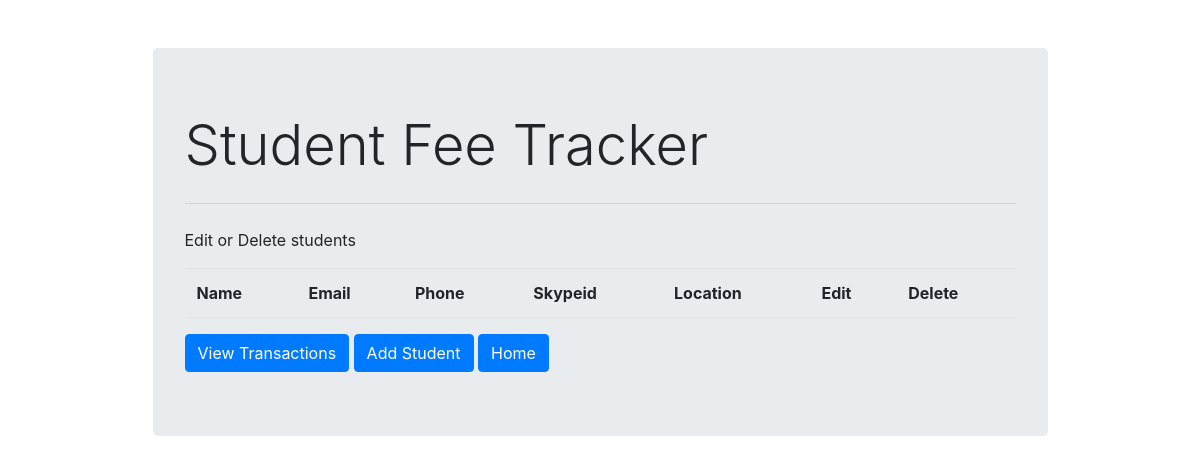
Page /students/modify_students/ on the earlier database version.
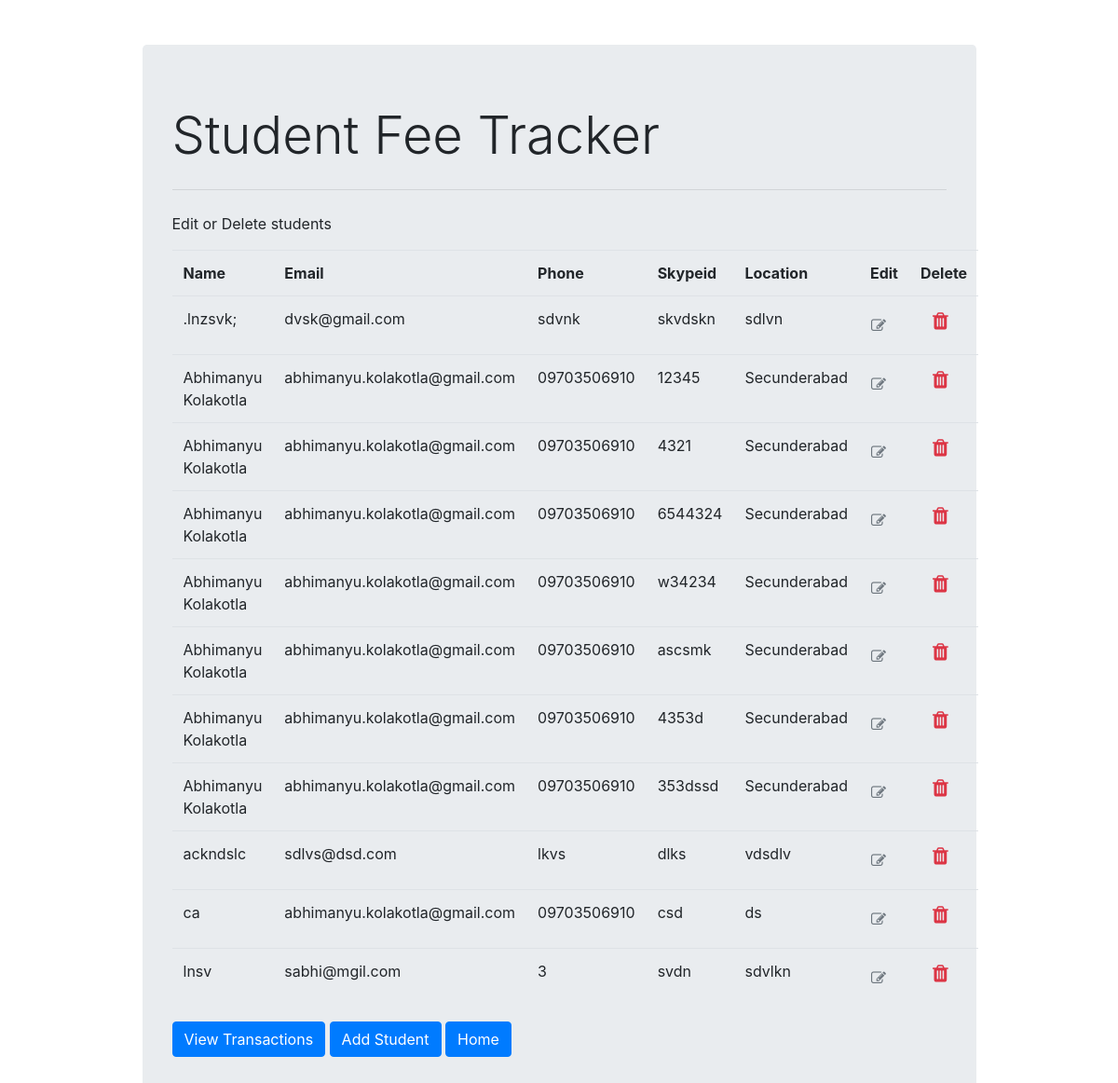
Same page on the later database version.
### students/models.py (models this page shows, shortened)
class Student(models.Model):
	Name		= models.CharField("Student Name",max_length=50)
	Email		= models.EmailField(max_length=50,null=True,blank=True)
	Phone		= models.CharField(max_length=15,null=True,blank=True)
	Skypeid		= models.CharField("Skype Id",max_length=50,null=True,blank=True)
	Location	= models.CharField("Location (Country, State, City)",max_length=50,null=True,blank=True)
	created_ts	= models.DateTimeField(auto_now_add=True,null=True,blank=True)
	updated_ts	= models.DateTimeField(auto_now=True,null=True,blank=True)

### students/views.py (the view)
# urls.py: path('modify_students/',views.modify_students,name='modify_students'),
def modify_students(request):
	context = {'students_list':Student.objects.all().order_by('Name') }
	return render(request,"students/modify_students.html",context)

### students/templates/students/modify_students.html
{% extends "students/base.html" %}
{% block content %}
<p>Edit or Delete students</p>
<table class="table">
	<thead class="border-bottom font-weight-bold">
	<tr>
		<td>Name		</td>
		<td>Email		</td>
		<td>Phone		</td>
		<td>Skypeid		</td>
		<td>Location 	</td>
		<td>Edit		</td>
		<td>Delete		</td>
	</tr>
	</thead>
	<tbody>
		{% for student in students_list %}
		<tr>
			<td>	{{ student.Name }}		</td>
			<td>	{{ student.Email }}		</td>
			<td>	{{ student.Phone }}		</td>
			<td>	{{ student.Skypeid }}	</td>
			<td>	{{ student.Location }}	</td>
			<td> <a href="{% url 'students:edit_students' student.id %}" class="btn text-secondary px-0">
					<i class="fa fa-edit">
					</i>
				</a>
			</td>
			<td><form action="{% url 'students:delete_students' student.id %}" method="POST" class="d-inline">{% csrf_token %}
					<button type="Submit" class="btn">
						<i class="fa fa-trash fa-lg text-danger float-right"></i>
					</button>
				</form>
			</td>
		</tr>
		{% endfor %}
	</tbody>
</table>
<div class='myButtons'>
	<a class="btn btn-primary" role="button">View Transactions</a>
	<a class = "btn btn-primary" href="{% url 'students:students_form' %}">Add Student</a>
	<a class="btn btn-primary" href="{% url 'students:index' %}" role="button">Home</a>
</div>
{% endblock content %}

### students/templates/students/base.html (shortened to what this page needs)
<!DOCTYPE html>
<html lang="en">
<head>
<link rel="stylesheet" href="https://stackpath.bootstrapcdn.com/bootstrap/4.5.2/css/bootstrap.min.css">
<link rel="stylesheet" href="https://stackpath.bootstrapcdn.com/font-awesome/4.7.0/css/font-awesome.min.css">
</head>
	<body>
		<div class="container">
			<div class="col-md-10 offset-md-1 mt-5">
				<div class="jumbotron">
					<h1 class="display-4">Student Fee Tracker</h1>
  					<hr class="my-4">
  								{% block content %}
								{% endblock content %}
				</div>
			</div>
		</div>
	</body>
</html>

Differences in the rows shown:
added Student: Name ".lnzsvk;", Email "dvsk@gmail.com", Phone "sdvnk", Skypeid "skvdskn", Location "sdlvn"
added Student: Name "Abhimanyu Kolakotla", Email "abhimanyu.kolakotla@gmail.com", Phone "09703506910", Skypeid "12345", Location "Secunderabad"
added Student: Name "Abhimanyu Kolakotla", Email "abhimanyu.kolakotla@gmail.com", Phone "09703506910", Skypeid "4321", Location "Secunderabad"
added Student: Name "Abhimanyu Kolakotla", Email "abhimanyu.kolakotla@gmail.com", Phone "09703506910", Skypeid "6544324", Location "Secunderabad"
added Student: Name "Abhimanyu Kolakotla", Email "abhimanyu.kolakotla@gmail.com", Phone "09703506910", Skypeid "w34234", Location "Secunderabad"
added Student: Name "Abhimanyu Kolakotla", Email "abhimanyu.kolakotla@gmail.com", Phone "09703506910", Skypeid "ascsmk", Location "Secunderabad"
added Student: Name "Abhimanyu Kolakotla", Email "abhimanyu.kolakotla@gmail.com", Phone "09703506910", Skypeid "4353d", Location "Secunderabad"
added Student: Name "Abhimanyu Kolakotla", Email "abhimanyu.kolakotla@gmail.com", Phone "09703506910", Skypeid "353dssd", Location "Secunderabad"
added Student: Name "ackndslc", Email "sdlvs@dsd.com", Phone "lkvs", Skypeid "dlks", Location "vdsdlv"
added Student: Name "ca", Email "abhimanyu.kolakotla@gmail.com", Phone "09703506910", Skypeid "csd", Location "ds"
added Student: Name "lnsv", Email "sabhi@mgil.com", Phone "3", Skypeid "svdn", Location "sdvlkn"
